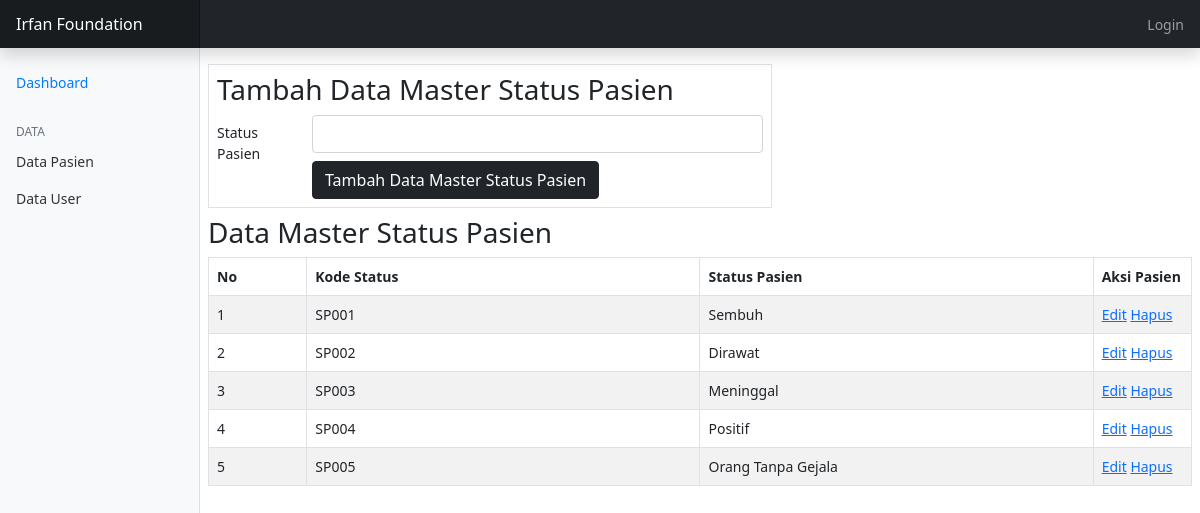
Screenshot of /page/modul/modul_sp.php with the database file from the repository.
### tables this page shows
CREATE TABLE `master_status_pasien` (
  `id_status` int(11) NOT NULL,
  `kode_status_pasien` varchar(5) NOT NULL,
  `status_pasien` varchar(20) NOT NULL
);

### page/modul/modul_sp.php (the view, shortened to what this page needs)
<?php include '../config/function.php'; ?>
<?php $pasien = mysqli_query($koneksi, "SELECT * FROM master_status_pasien"); ?>
<?php
if (isset($_GET['action'])) {
    $action = $_GET['action'];
    switch ($action) {
    case 'ubah':
        include 'layout/header.php';
        include 'layout/sidebar.php';
        if (isset($_POST['ubahstatus'])) {
            if ($_POST > 0) {
                EditMasterStatusPasien($_POST);
            }
        }
        $kode = $_GET['kd_sp'];
        $query = mysqli_query($koneksi, "SELECT * FROM master_status_pasien WHERE kode_status_pasien='$kode'");
        $data = mysqli_fetch_array($query);
        ?>
        <main class="ms-sm-auto col-10 px-md-2">
    <form action="" method="post" id="addData">
        <div class="row">
            <div class="col-7">
                <fieldset class="border p-2 mt-3">
                    <h3>Ubah Data Master Status Pasien</h3>
                    <div class="mb-6 row">
                        <label for="nama" class="col-sm-2 col-form-label">Status Pasien</label>
                        <div class="col-sm-10">
                            <input type="text" class="form-control" id="status_pasien" name="status_pasien" value="<?=$data['status_pasien']?>">
                            <input type="hidden" class="form-control" id="kode_status_pasien" name="kode_status_pasien" value="<?=$data['kode_status_pasien']?>">
                            <button type="submit" name="ubahstatus" id="ubahstatus" class="btn btn-md btn-dark mt-2">Ubah Data</button>
                        </div>
                    </div>
                </fieldset>
            </div>
        </div>
    </form>
</main>
        <?php
        break;
        case 'hapus':
            $kode = $_GET['kd_sp'];
            DeleteMasterStatusPasien($kode);
        break;
    }
}else{
   include 'layout/header.php';
   include 'layout/sidebar.php';
   ?>
<main class="ms-sm-auto col-10 px-md-2">
    <form action="" method="post" id="addData">
        <div class="row">
            <div class="col-7">
                <fieldset class="border p-2 mt-3">
                    <h3>Tambah Data Master Status Pasien</h3>
                    <div class="mb-6 row">
                        <label for="nama" class="col-sm-2 col-form-label">Status Pasien</label>
                        <div class="col-sm-10">
                            <input type="text" class="form-control" id="status_pasien" name="status_pasien" required>
                            <button type="submit" name="add" id="add" class="btn btn-md btn-dark mt-2">Tambah Data Master Status Pasien</button>
                        </div>
                    </div>
                </fieldset>
            </div>
        </div>
    </form>
    <h3 class="mt-2">Data Master Status Pasien</h3>
    <table class="table table-bordered table-striped mt-2" id="tabel-data">
        <thead>
            <th>No</th>
            <th>Kode Status</th>
            <th>Status Pasien</th>
            <th>Aksi Pasien</th>
        </thead>
        <tbody>
            <?php
            $no =1;
            while ($data=mysqli_fetch_array($pasien)) {
            ?>
            <tr>
                <td width="10%"><?=$no++?></td>
                <td width="40%"><?=$data['kode_status_pasien']?></td>
                <td width="40%"><?=$data['status_pasien']?></td>
                <td width="10%">
                    <a href="?module=master_status_pasien&action=ubah&kd_sp=<?=$data['kode_status_pasien']?>">Edit</a>
                    <a href="?module=master_status_pasien&action=hapus&kd_sp=<?=$data['kode_status_pasien']?>">Hapus</a>
                </td>
            </tr>
            <?php } ?>
        </tbody>
    </table>
</main>
<?php
}
?>
<?php include 'layout/footer.php'; ?>

### rows the page displays
master_status_pasien: kode_status_pasien "SP001", status_pasien "Sembuh"
master_status_pasien: kode_status_pasien "SP002", status_pasien "Dirawat"
master_status_pasien: kode_status_pasien "SP003", status_pasien "Meninggal"
master_status_pasien: kode_status_pasien "SP004", status_pasien "Positif"
master_status_pasien: kode_status_pasien "SP005", status_pasien "Orang Tanpa Gejala"
